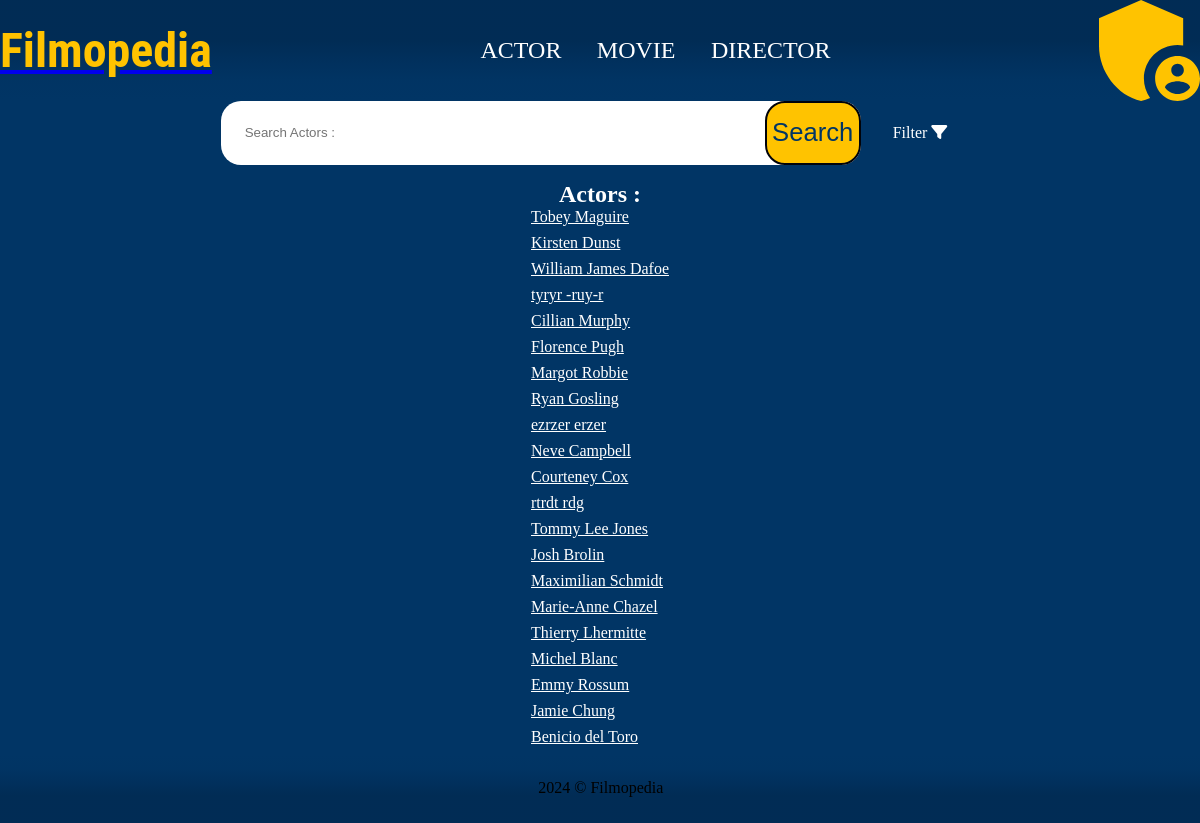
Page /index.php?action=listActors on the committed database.
### tables this page shows
CREATE TABLE IF NOT EXISTS `actor` (
  `id_actor` int NOT NULL AUTO_INCREMENT,
  `id_person` int NOT NULL,
  `picture` text,
  PRIMARY KEY (`id_actor`) USING BTREE,
  KEY `id_personne` (`id_person`) USING BTREE,
  CONSTRAINT `actor_ibfk_1` FOREIGN KEY (`id_person`) REFERENCES `person` (`id_person`)
);

### controller/CinemaController.php (called while the page is built, shortened)
<?php
class CinemaController
{
    public function listActors()
    {
        $pdo = Connect::seConnecter();
        $allActors = $pdo->query("
        SELECT CONCAT(p.prenom, ' ', p.nom) AS 'actor', a.id_actor
        FROM actor a
        INNER JOIN person p
        ON a.id_person = p.id_person
        ");
        $title = "Actors :";
        require "view/listActors.php";
    }
}

### view/listActors.php (the view, shortened to what this page needs)
<article class="list-section">
  <div class="list-searchbar">
    <form class="searchbar-section" action="" method="get">
      <input id="search" type="text" placeholder="Search <?= $title ?>">
      <input id="send" type="submit" value="Search">
    </form>
    <div class="filter">
      <p> Filter <i class="fa-solid fa-filter"></i></p>
    </div>
  </div>
  <h2>
    <?= $title ?>
  </h2>
  <div class="list-container">
    <?php
    foreach ($allActors->fetchall() as $element) { ?>
      <div class="list-element">
      <a href="index.php?action=detailActor&id=<?=$element["id_actor"] ?>">
          <p><?= $element["actor"] ?></p>
      </a>
      </div>
    <?php } ?>
  </div>
</article>
<?php $content = ob_get_clean();
require "view/template.php";

### index.php (shortened to what this page needs)
<?php
$ctrlCinema = new CinemaController();
if (isset($_GET['action'])) {
    switch ($_GET['action']) {
        case 'listActors':
            $ctrlCinema->listActors();
            break;
    }
} else {
    require "view/home.php";
}

### view/template.php (shortened to what this page needs)
<!DOCTYPE html>
<html lang="en">
<head>
    <link rel="stylesheet" href="./public/css/style.css">
</head>
<body>
    <div class="index">
        <header>
        <a href="index.php">
            <p class="logo">
                Filmopedia
            </p>
            </a>
            <ul class="navbar">
                <li>
                    <a href="index.php?action=listActors">
                        ACTOR
                    </a>
                </li>
                <li>
                    <a href="index.php?action=movie">
                        MOVIE
                    </a>
                </li>
                <li>
                    <a href="index.php?action=director">
                        DIRECTOR
                    </a>
                </li>
            </ul>
            <img class="admin-logo" src="./public/img/svg/adminLogo1_x2.svg" />
        </header>
        <?=$content ?>
        <div class="footer">
            <span class="filmopedia">
                2024 © Filmopedia
            </span>
        </div>
    </div>
</body>
</html>

### public/css/style.css (style rules this page uses)
* { padding: 0; margin: 0; box-sizing: border-box; }
body { background: #013565; }
header { background: linear-gradient(180deg, rgba(0, 8, 20, 0.2), rgba(0, 8, 20, 0.2), rgba(0, 8, 20, 0.2), rgba(0, 29, 61, 0.2), rgba(1, 49, 94, 0.2), rgba(1, 53, 101, 0.2)); display: flex; justify-content: space-between; align-items: center; flex-direction: row; }
.logo { font-family: 'Post No Bills Jaffna ExtraBold', 'Roboto Condensed'; font-weight: 800; font-size: 3rem; color: #FFC300; }
.navbar { font-family: 'Manrope'; min-width: 350px; display: flex; flex-direction: row; justify-content: space-between; }
.navbar li { color: #FFFFFF; font-weight: 500; font-size: 1.5rem; list-style-type: none; }
.navbar li a { color: #FFFFFF; text-decoration: none; }
.admin-logo { width: 6.3rem; height: 6.3rem; }
.footer { background: linear-gradient(180deg, rgba(1, 53, 101, 0.2), rgba(1, 49, 94, 0.2), rgba(0, 29, 61, 0.2), rgba(0, 8, 20, 0.2), rgba(0, 8, 20, 0.2), rgba(0, 8, 20, 0.2)); display: flex; flex-direction: row; justify-content: center; padding: 1.6rem 0 1.6rem 0.1rem; }
.searchbar-section { position: relative; }
#search { width: 40rem; height: 4rem; border-radius: 20px; border: none; padding: 1.5rem; }
#send { position: absolute; background-color: #ffc300; color: #013565; right: 0; font-size: 1.6013565em; height: 4rem; width: 6rem; border-radius: 20px; border: 2px solid #00030a; }
.list-section { display: flex; flex-direction: column; align-items: center; color: #FFFFFF; }
.list-searchbar { display: flex; margin-bottom: 1rem; }
.filter { margin: auto 2rem; }
.list-section h2 { margin: 0 1rem; }
.list-element { margin-bottom: 0.5rem; }
.list-element a { color: #FFFFFF; }

### rows in the picture
actor: actor "Tobey Maguire"
actor: actor "Kirsten Dunst"
actor: actor "William James Dafoe"
actor: actor "tyryr -ruy-r"
actor: actor "Cillian Murphy"
actor: actor "Florence Pugh"
actor: actor "Margot Robbie"
actor: actor "Ryan Gosling"
actor: actor "ezrzer erzer"
actor: actor "Neve Campbell"
actor: actor "Courteney Cox"
actor: actor "rtrdt rdg"
actor: actor "Tommy Lee Jones"
actor: actor "Josh Brolin"
actor: actor "Maximilian Schmidt"
actor: actor "Marie-Anne Chazel"
actor: actor "Thierry Lhermitte"
actor: actor "Michel Blanc"
actor: actor "Emmy Rossum"
actor: actor "Jamie Chung"
actor: actor "Benicio del Toro"

### other values in the picture
$title "Actors :"
